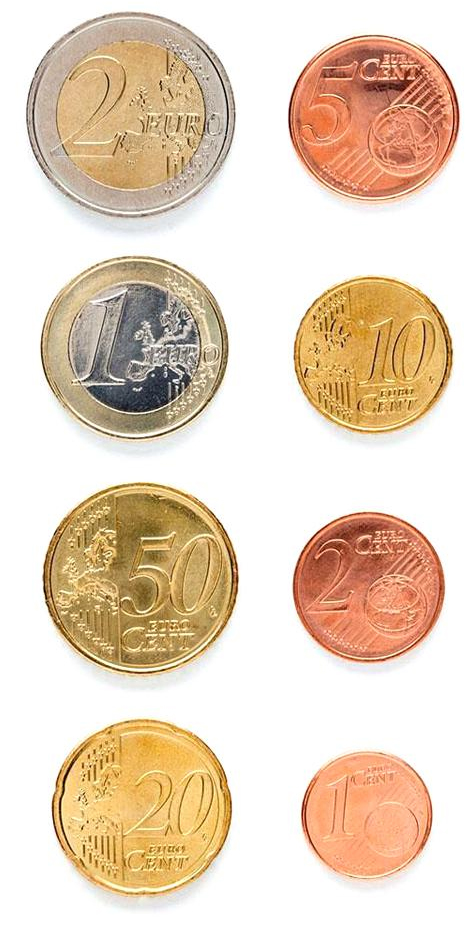
#> input picture P3/Monedas.jpg, 473 x 938 px, given in place of the camera; the run also reads 1 picture not shown here
$ jupyter execute --allow-errors VC_P3.ipynb   (text cells are left out)
#> lines starting #> are read from the running program, lines starting #| are printed output that depends on the picture; after the words box and inside, x2 and y2 are one past the last pixel; in counts of white or black regions, pixels touching at a corner belong together
[cell 1]
import cv2
import numpy as np
from collections import deque

MONEDAS = [
    {"valor": 2.00, "diametro": 25.75, "color": "bimetal"},
    {"valor": 1.00, "diametro": 23.25, "color": "bimetal"},
    {"valor": 0.50, "diametro": 24.35, "color": "oro"},
    {"valor": 0.20, "diametro": 22.25, "color": "oro"},
    {"valor": 0.10, "diametro": 19.75, "color": "oro"},
    {"valor": 0.05, "diametro": 21.25, "color": "cobre"},
    {"valor": 0.02, "diametro": 18.75, "color": "cobre"},
    {"valor": 0.01, "diametro": 16.25, "color": "cobre"}
]

pixeles_por_mm = None
circulos_actuales = []

# [8 lines left out: function click_calibracion, not called in this run]

def evaluar_zona_lab(roi):
    if roi.size == 0:
        return "desconocido", 128, 128

    lab = cv2.cvtColor(roi, cv2.COLOR_BGR2LAB)
    L, A, B = cv2.split(lab)

    clahe = cv2.createCLAHE(clipLimit=2.0, tileGridSize=(8,8))
    L_clahe = clahe.apply(L)

    mascara_util = (L_clahe > 30) & (L_clahe < 220)

    if not np.any(mascara_util):
        return "plata", 128, 128

    a_mediano = np.median(A[mascara_util])
    b_mediano = np.median(B[mascara_util])

    if a_mediano > 132 and b_mediano > 132:
        return "cobre", a_mediano, b_mediano
    elif b_mediano > 132:
        return "oro", a_mediano, b_mediano
    else:
        return "plata", a_mediano, b_mediano

def extraer_color(cx, cy, radio_px, frame):
    y1_c, y2_c = max(0, cy-4), min(frame.shape[0], cy+4)
    x1_c, x2_c = max(0, cx-4), min(frame.shape[1], cx+4)
    roi_centro = frame[y1_c:y2_c, x1_c:x2_c]

    offset = int(radio_px * 0.80)
    y1_b, y2_b = max(0, cy-4), min(frame.shape[0], cy+4)
    x1_b, x2_b = max(0, cx+offset-4), min(frame.shape[1], cx+offset+4)
    roi_borde = frame[y1_b:y2_b, x1_b:x2_b]

    color_centro, a_c, b_c = evaluar_zona_lab(roi_centro)
    color_borde, a_b, b_b = evaluar_zona_lab(roi_borde)

    if color_centro != color_borde and "desconocido" not in (color_centro, color_borde):
        return "bimetal"

    if abs(int(b_c) - int(b_b)) > 10:
        return "bimetal"

    return color_centro

# [16 lines left out: function clasificar_moneda, not called in this run]

vid = cv2.VideoCapture(0, cv2.CAP_DSHOW)
vid.set(cv2.CAP_PROP_AUTO_EXPOSURE, 0.25)
vid.set(cv2.CAP_PROP_AUTO_WB, 0)

cv2.namedWindow('Deteccion de Monedas')
cv2.setMouseCallback('Deteccion de Monedas', click_calibracion)

historial_dinero = deque(maxlen=15)
dinero_estable = 0.0

while True:
    ret, frame = vid.read()
#> frame is the input picture: shape (938, 473, 3); mean B, G, R 191.5, 212.3, 231.8
    if not ret:
        break

    framem = cv2.flip(frame, 1)
    frame_debug_color = framem.copy()

    gris = cv2.cvtColor(framem, cv2.COLOR_BGR2GRAY)
    blur = cv2.GaussianBlur(gris, (7, 7), 1.5)
    bordes = cv2.Canny(blur, 40, 150)
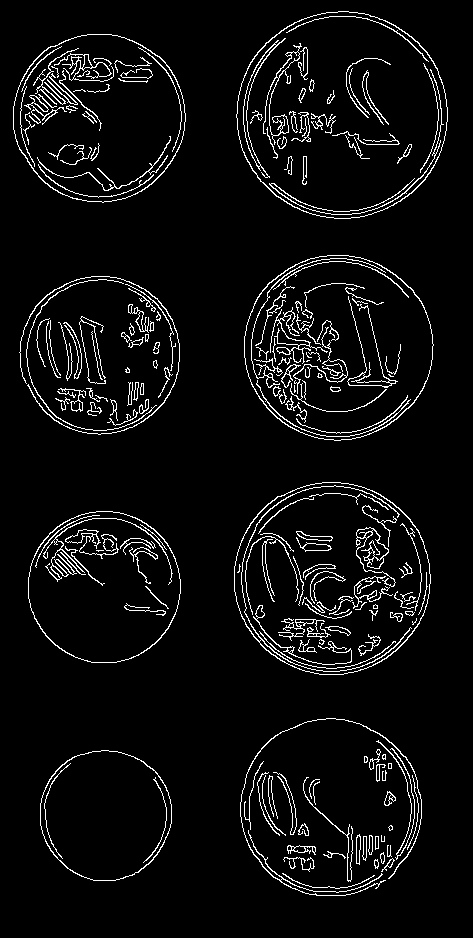
#> bordes: shape (938, 473); 5.4% white in thin lines or dots, all inside (x1, y1, x2, y2) = (13, 11, 448, 896)

    kernel = cv2.getStructuringElement(cv2.MORPH_ELLIPSE, (5, 5))
    bordes_cerrados = cv2.morphologyEx(bordes, cv2.MORPH_CLOSE, kernel)
#> bordes_cerrados: shape (938, 473); 11.4% white; 35 white regions (4 under 20 px)

    contornos, _ = cv2.findContours(bordes_cerrados, cv2.RETR_EXTERNAL, cv2.CHAIN_APPROX_SIMPLE)
#> contornos = 8 contours; box (x1, y1, x2, y2) and area: (236, 11, 448, 219) 34192, (234, 482, 431, 675) 29613, (244, 255, 434, 441) 27334, (240, 718, 422, 896) 25252, (13, 34, 186, 203) 22638, (19, 276, 180, 435) 19756, (28, 511, 181, 663) 18126, (40, 750, 172, 881) 13446

    dinero_total = 0.0
    circulos_actuales = []

    for contorno in contornos:
        area = cv2.contourArea(contorno)
        if 800 < area < 50000:
            (x, y), radio = cv2.minEnclosingCircle(contorno)
            cx, cy, radio = int(x), int(y), int(radio)

            perimetro = cv2.arcLength(contorno, True)
            if perimetro == 0: continue
            circularidad = 4 * np.pi * (area / (perimetro * perimetro))

            if circularidad > 0.70:
                circulos_actuales.append((cx, cy, radio))
                color_det = extraer_color(cx, cy, radio, framem)

                cv2.circle(frame_debug_color, (cx, cy), radio, (255, 255, 255), 2)
                cv2.putText(frame_debug_color, color_det.upper(), (cx - 25, cy + 5),
                            cv2.FONT_HERSHEY_SIMPLEX, 0.6, (0, 0, 0), 3)
                cv2.putText(frame_debug_color, color_det.upper(), (cx - 25, cy + 5),
                            cv2.FONT_HERSHEY_SIMPLEX, 0.6, (255, 255, 255), 1)

                cv2.circle(framem, (cx, cy), radio, (0, 255, 0), 2)
                cv2.circle(framem, (cx, cy), 2, (0, 0, 255), 3)

                if pixeles_por_mm is not None:
                    diametro_mm = (radio * 2) / pixeles_por_mm
                    valor_moneda = clasificar_moneda(diametro_mm, color_det)
                    dinero_total += valor_moneda

                    if valor_moneda > 0:
                        cv2.putText(framem, f"{valor_moneda:.2f}E", (cx - 20, cy - 20),
                                    cv2.FONT_HERSHEY_SIMPLEX, 0.5, (255, 255, 0), 2)
#> this loop made 8 passes
#> (area, x, y, radio, cx, cy, perimetro, circularidad) on passes 1 to 8: (13445.5, 105.3, 814.5, 66, 105, 814, 433.5, 0.899), (25251.5, 330.1, 808.4, 91, 330, 808, 600.7, 0.879), (18125.5, 103.8, 586.4, 76, 103, 586, 503.5, 0.899), (29613, 331.7, 577.7, 98, 331, 577, 643.6, 0.898), (19755.5, 99.43, 353.9, 80, 99, 353, 527.6, 0.892), (27333.5, 338.1, 346.3, 94, 338, 346, 619.7, 0.894), (22638, 98.63, 117, 86, 98, 117, 564, 0.894), (34191.5, 341.5, 113.8, 105, 341, 113, 693.7, 0.893)
#> frame_debug_color: shape (938, 473, 3); mean B, G, R 192.4, 211.9, 230
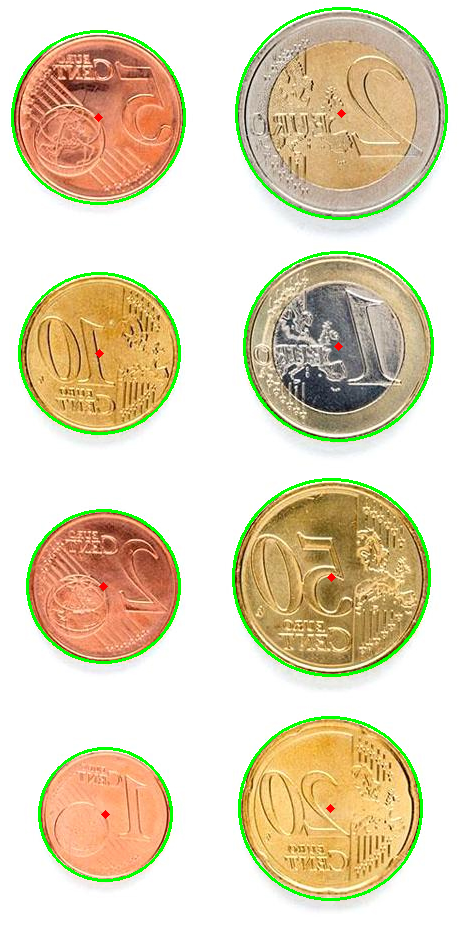
#> framem: shape (938, 473, 3); mean B, G, R 185.9, 213.5, 225.2
#> after the loop, circulos_actuales = [(105, 814, 66), (330, 808, 91), (103, 586, 76), (331, 577, 98), (99, 353, 80), (338, 346, 94), (98, 117, 86), (341, 113, 105)]; dinero_total = 0

    if pixeles_por_mm is not None:
        historial_dinero.append(dinero_total)
        dinero_estable = np.median(historial_dinero)

    if pixeles_por_mm is None:
        cv2.putText(framem, "Haz DOBLE CLIC en la moneda de 50 Centimos", (10, 30),
                    cv2.FONT_HERSHEY_SIMPLEX, 0.7, (0, 0, 255), 2)
#> framem: shape (938, 473, 3); 0.65% of pixels changed, all inside (x1, y1, x2, y2) = (12, 14, 473, 32)
    else:
        cv2.putText(framem, f"Instantaneo: {dinero_total:.2f} Euros", (10, 30),
                    cv2.FONT_HERSHEY_SIMPLEX, 0.6, (0, 200, 0), 2)
        cv2.putText(framem, f"ESTABLE: {dinero_estable:.2f} Euros", (10, 60),
                    cv2.FONT_HERSHEY_SIMPLEX, 1, (255, 0, 0), 3)

    cv2.imshow('Deteccion de Monedas', framem)
    cv2.imshow('DEBUG DE COLOR', frame_debug_color)

    if cv2.waitKey(20) == 27:
#> (key Esc is pressed here)
        break

vid.release()
cv2.destroyAllWindows()

[cell 2]
import cv2
import numpy as np
import matplotlib.pyplot as plt
import csv

from sklearn.metrics import confusion_matrix, accuracy_score
import seaborn as sns

# 1. Cargar la imagen de test
img_test = cv2.imread('MPs_test.jpg')
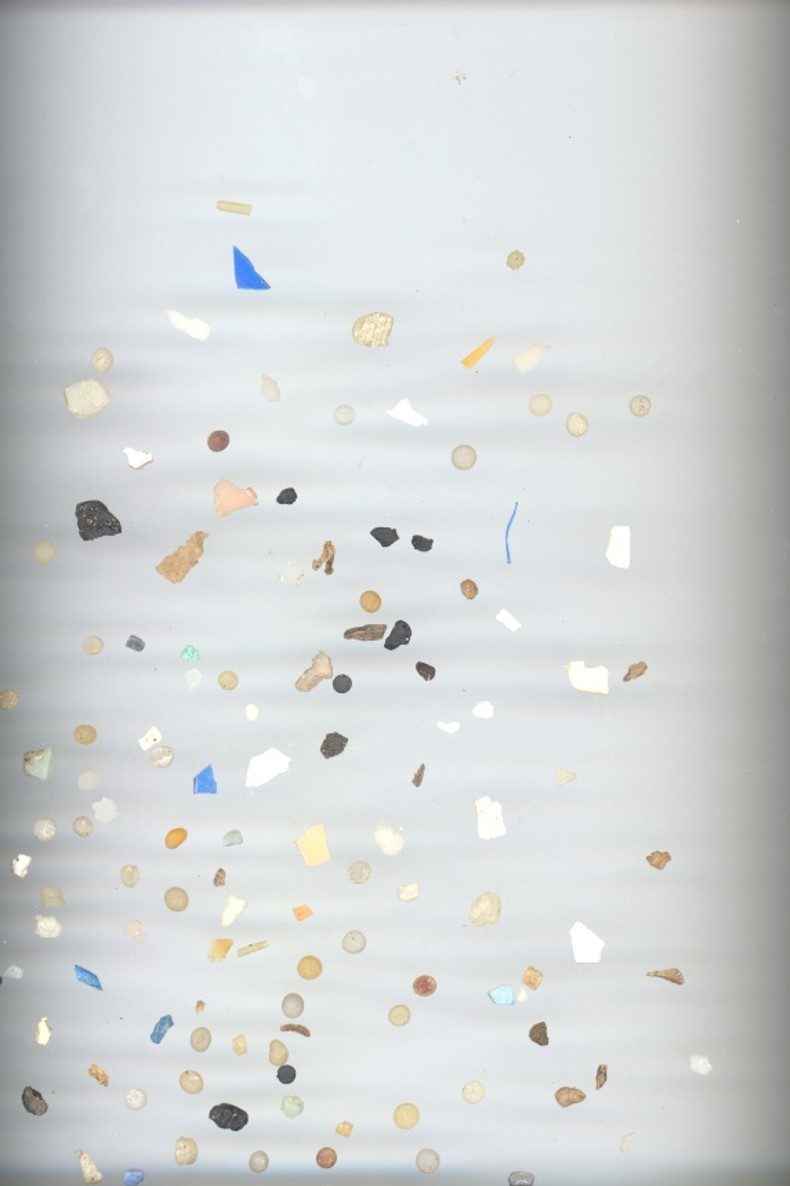
#> input picture P3/MPs_test.jpg, 790 x 1186 px
#> img_test is the input picture: shape (1186, 790, 3); mean B, G, R 213.9, 213.8, 210.9
img_test_rgb = cv2.cvtColor(img_test, cv2.COLOR_BGR2RGB)

# 2. Cargar imágenes de entrenamiento
img_F = cv2.imread('fragment-03-olympus-10-01-2020.jpg')
img_P = cv2.imread('pellet-03-olympus-10-01-2020.jpg')
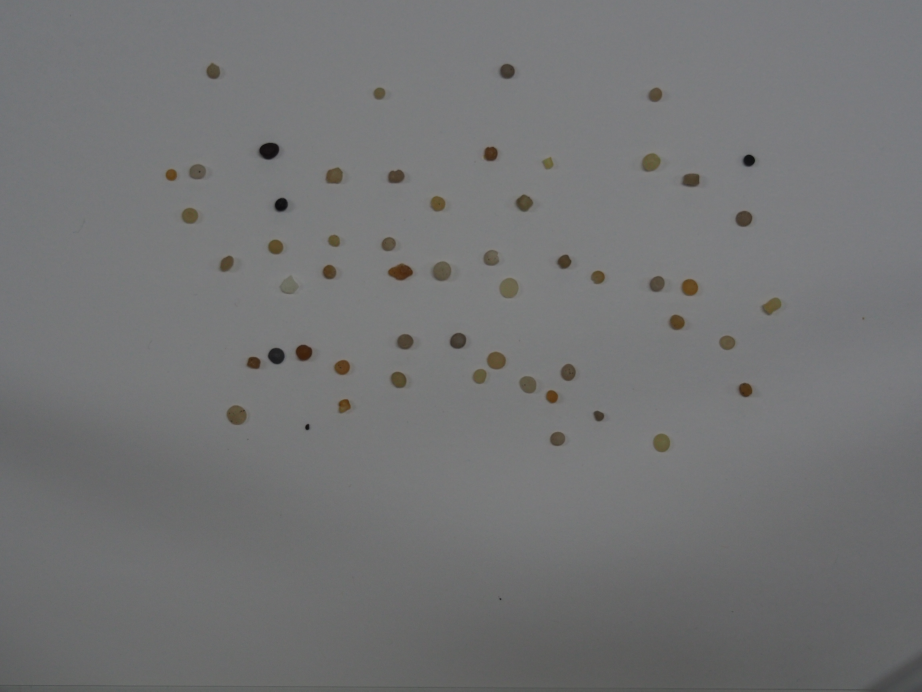
#> input picture P3/pellet-03-olympus-10-01-2020.JPG, 4608 x 3456 px, found by its file name (shown at 1/5 size)
#> img_P is the input picture: shape (3456, 4608, 3); mean B, G, R 116.1, 115.6, 115.1
img_T = cv2.imread('tar-03-olympus-10-01-2020.jpg')

img_F_rgb = cv2.cvtColor(img_F, cv2.COLOR_BGR2RGB)
img_P_rgb = cv2.cvtColor(img_P, cv2.COLOR_BGR2RGB)
#> (the rest of this cell did not finish here and is left out)

[cell 3]
# Unificamos la escala: las imágenes de entrenamiento tienen más resolución que test.
lado_corto_referencia = min(img_test.shape[:2])

def segmentar(img):
    gray = cv2.cvtColor(img, cv2.COLOR_BGR2GRAY)
    blurred = cv2.GaussianBlur(gray, (5, 5), 0)

    thresh = cv2.adaptiveThreshold(
        blurred,
        255,
        cv2.ADAPTIVE_THRESH_GAUSSIAN_C,
        cv2.THRESH_BINARY_INV,
        15,
        2
    )

    kernel = cv2.getStructuringElement(cv2.MORPH_ELLIPSE, (3, 3))
    limpio = cv2.morphologyEx(thresh, cv2.MORPH_OPEN, kernel, iterations=1)
    contornos, _ = cv2.findContours(limpio, cv2.RETR_EXTERNAL, cv2.CHAIN_APPROX_SIMPLE)

    return contornos, limpio

def extraer_caracteristicas(contorno, img):
    area = cv2.contourArea(contorno)
    perimetro = cv2.arcLength(contorno, True)

    if area <= 0 or perimetro <= 0:
        return None

    x, y, w, h = cv2.boundingRect(contorno)
    bbox_area = w * h
    compacidad = (perimetro ** 2) / area
    aspect_ratio = w / h if h > 0 else 0

    if len(contorno) >= 5:
        elipse = cv2.fitEllipse(contorno)
        (_, _), (eje_menor, eje_mayor), _ = elipse
        relacion_ejes = eje_menor / eje_mayor if eje_mayor > 0 else 0
    else:
        relacion_ejes = 0

    hull = cv2.convexHull(contorno)
    hull_area = cv2.contourArea(hull)
    solidez = area / hull_area if hull_area > 0 else 0
    extension = area / bbox_area if bbox_area > 0 else 0

    mask = np.zeros(img.shape[:2], dtype=np.uint8)
    cv2.drawContours(mask, [contorno], -1, 255, -1)
    img_hsv = cv2.cvtColor(img, cv2.COLOR_BGR2HSV)
    mean_color = cv2.mean(img_hsv, mask=mask)

    return {
        'area': area,
        'perimetro': perimetro,
        'compacidad': compacidad,
        'aspect_ratio': aspect_ratio,
        'relacion_ejes': relacion_ejes,
        'solidez': solidez,
        'extension': extension,
        'color_H': mean_color[0],
        'color_S': mean_color[1],
    }

def extraer_particulas(img):
    escala = lado_corto_referencia / min(img.shape[:2])
    if not np.isclose(escala, 1.0):
        alto = round(img.shape[0] * escala)
        ancho = round(img.shape[1] * escala)
        interpolacion = cv2.INTER_AREA if escala < 1 else cv2.INTER_CUBIC
        img_procesada = cv2.resize(img, (ancho, alto), interpolation=interpolacion)
    else:
        img_procesada = img

    contornos, _ = segmentar(img_procesada)
    particulas = []

    for c in contornos:
        if cv2.contourArea(c) < 20:
            continue

        feat = extraer_caracteristicas(c, img_procesada)
        if feat is None:
            continue

        x, y, w, h = cv2.boundingRect(c)
        bbox = (
            round(x / escala),
            round(y / escala),
            round(w / escala),
            round(h / escala)
        )
        particulas.append({
            'bbox': bbox,
            'features': feat
        })

    return particulas

[cell 4]
particulas_F = extraer_particulas(img_F)
#> in extraer_particulas, `interpolacion = cv2.INTER_AREA if escala < 1 else cv2.INTER_CUBIC`: interpolacion = 3
#> in segmentar, `kernel = cv2.getStructuringElement(cv2.MORPH_ELLIPSE, (3, 3))`: kernel = [[0, 1, 0], [1, 1, 1], [0, 1, 0]]
#> in segmentar, `contornos, _ = cv2.findContours(limpio, cv2.RETR_EXTERNAL, cv2.CHAIN_A..`: contornos = 143 contours, 59 with area under 20; largest, box (x1, y1, x2, y2) and area: (809, 111, 850, 158) 895, (231, 390, 264, 414) 581, (386, 187, 428, 208) 464, (596, 354, 618, 381) 362, (649, 371, 685, 393) 352
#> the loop in extraer_particulas, `for c in contornos:` made 143 passes
#> (area in extraer_caracteristicas, perimetro in extraer_caracteristicas, bbox_area in extraer_caracteristicas, compacidad in extraer_caracteristicas) on passes 12, 15, 31, 32, 33, 34, 35, 36: (184, 379.5, 561, 782.5), (50, 64.97, 93, 84.42), (178, 61.11, 340, 20.98), (49.5, 27.9, 77, 15.72), (67.5, 62.18, 384, 57.29), (105.5, 87.5, 459, 72.57), (112.5, 41.56, 168, 15.35), (39.5, 28.38, 88, 20.4)
particulas_P = extraer_particulas(img_P)
#> the loop in extraer_particulas (call 2), `for c in contornos:` made 108 passes
#> c on passes 4, 6, 7, 9, 11, 12, 13, 16: [[820, 786], [819, 787], [820, 788], [821, 787]], [[687, 786], [686, 787], [687, 788], [688, 787]], [[637, 786], [636, 787], [637, 788], [638, 787]], [[559, 785], [558, 786], [559, 787], [560, 786]], [[521, 785], [520, 786], [521, 787], [522, 786]], [[516, 785], [515, 786], [516, 787], [517, 786]], [[430, 784], [429, 785], [430, 786], [431, 785]], [[389, 784], [388, 785], [389, 786], [390, 785]]
#> (the rest of this cell did not finish here and is left out)

[cell 5]
def vector_caracteristicas(feat):
    return np.array([
        feat['compacidad'],
        feat['relacion_ejes'],
        feat['solidez'],
        feat['extension'],
        feat['color_H'],
        feat['color_S']
    ], dtype=float)

# Construcción del conjunto de entrenamiento
X_train = []
y_train = []

for feat in [p['features'] for p in particulas_F]:
    X_train.append(vector_caracteristicas(feat))
    y_train.append('FRA')
#> this loop made 84 passes

for feat in [p['features'] for p in particulas_P]:
    X_train.append(vector_caracteristicas(feat))
    y_train.append('PEL')
#> this loop made 57 passes

#> (the rest of this cell did not finish here and is left out)

[cell 6]
particulas_test = extraer_particulas(img_test)
predicciones = []

#> (the rest of this cell did not finish here and is left out)

[cell 7]
def iou(b1, b2):
    x1 = max(b1[0], b2[0])
    y1 = max(b1[1], b2[1])
    x2 = min(b1[0] + b1[2], b2[0] + b2[2])
    y2 = min(b1[1] + b1[3], b2[1] + b2[3])

    inter_w = max(0, x2 - x1)
    inter_h = max(0, y2 - y1)
    inter = inter_w * inter_h

    area1 = b1[2] * b1[3]
    area2 = b2[2] * b2[3]
    union = area1 + area2 - inter

    return inter / union if union > 0 else 0.0

# Cargar anotaciones del CSV
with open('MPs_test_bbs.csv', newline='') as f:
#> (reads P3/MPs_test_bbs.csv from the repository)
    reader = csv.DictReader(f)
    gt = list(reader)

gt_labels = []
gt_bboxes = []

for row in gt:
    x_min = int(row['x_min'])
    y_min = int(row['y_min'])
    x_max = int(row['x_max'])
    y_max = int(row['y_max'])

    gt_labels.append(row['label'])
    gt_bboxes.append((x_min, y_min, x_max - x_min, y_max - y_min))

y_real = []
y_pred = []
usadas = set()

#> (the rest of this cell did not finish here and is left out)

[cell 8]
csv_file = "MPs_test_bbs.csv"

# Colores de cada clase
colores = {
    "FRA": (0, 0, 255),   # Rojo
    "PEL": (0, 255, 0),   # Verde
    "TAR": (255, 0, 0)    # Azul
}

# Cara csv y dibujar rectángulos
with open(csv_file, newline="") as file:
    reader = csv.DictReader(file)
    for row in reader:
        etiqueta = row["label"]
        x_min, y_min, x_max, y_max = map(int, [row["x_min"], row["y_min"], row["x_max"], row["y_max"]])

        # Color según etiqueta
        color = colores.get(etiqueta, (0, 0, 0))

        # Dibujar rectángulo
        cv2.rectangle(img_test, (x_min, y_min), (x_max, y_max), color, 2)

        # Etiqueta
        cv2.putText(img_test, etiqueta, (x_min, y_min - 5),
                    cv2.FONT_HERSHEY_SIMPLEX, 0.5, color, 1)
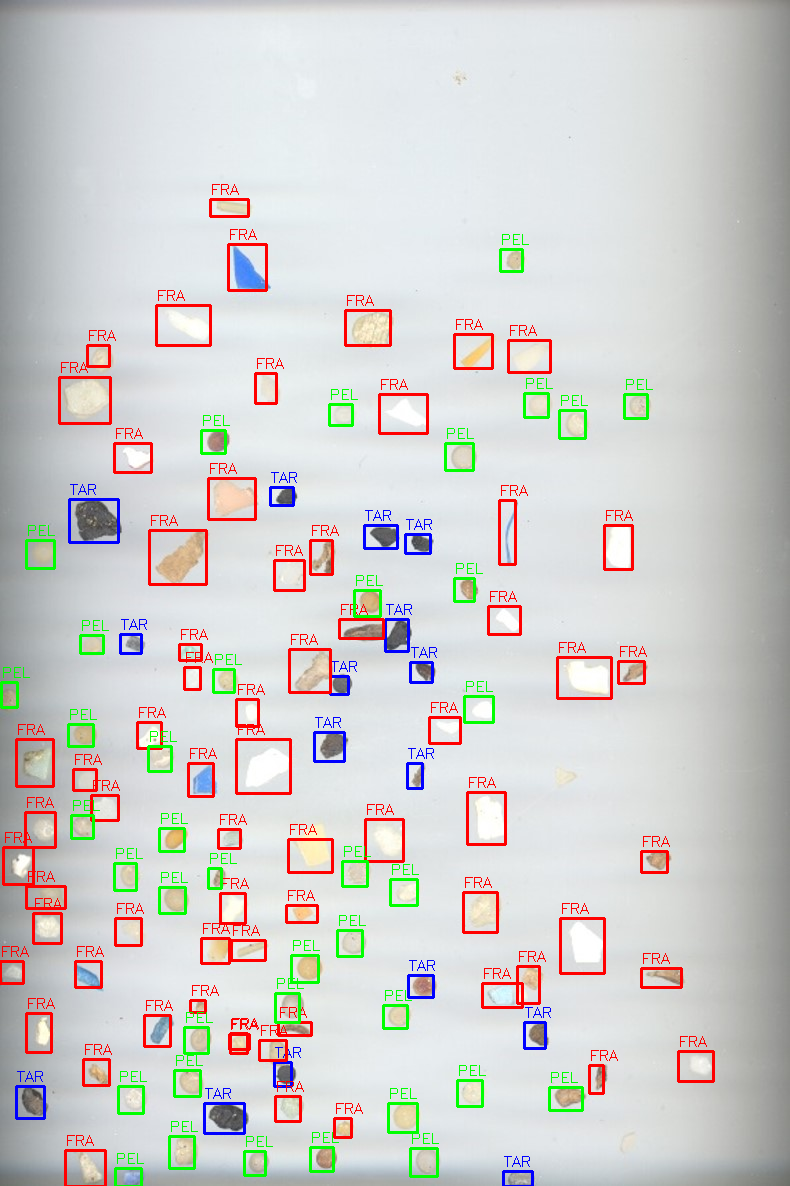
#> img_test: shape (1186, 790, 3); 5.2% of pixels changed, all inside (x1, y1, x2, y2) = (0, 184, 715, 1186)

# Visualiza resultado
plt.imshow(cv2.cvtColor(img_test, cv2.COLOR_BGR2RGB))
plt.title("Anotaciones")
plt.axis('off')
plt.show()

# Mostrar tambien las predicciones, partiendo de la imagen original
#> (the rest of this cell did not finish here and is left out)
